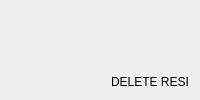
         <widget class="QWidget" name="tab_6">
          <attribute name="title">
           <string>DELETE</string>
          </attribute>
          <layout class="QHBoxLayout" name="horizontalLayout_2">
           <item>
            <widget class="QWidget" name="widget_4" native="true">
             <widget class="QPushButton" name="deletebtn">
              <property name="geometry">
               <rect>
                <x>530</x>
                <y>290</y>
                <width>141</width>
                <height>51</height>
               </rect>
              </property>
              <property name="styleSheet">
               <string notr="true">QPushButton {
	font: 700 italic 10pt &quot;Times New Roman&quot;;
    background: qlineargradient(x1:0, y1:0, x2:0, y2:1,
                                stop:0 #00ff66, stop:1 #009933);
    color: white;
    border: 1px solid #007a29;
    border-radius: 12px;
    padding: 6px;
}
QPushButton :hover {
    background: qlineargradient(x1:0, y1:0, x2:0, y2:1,
                                stop:0 #33ff99, stop:1 #00cc44);
}

QPushButton:pressed {
    background: qlineargradient(x1:0, y1:0, x2:0, y2:1,
                                stop:0 #00cc44, stop:1 #007a29);
}
</string>
              </property>
              <property name="text">
               <string>DELETE</string>
              </property>
             </widget>
             <widget class="QLineEdit" name="DeleteRESIDENT">
              <property name="geometry">
               <rect>
                <x>270</x>
                <y>160</y>
                <width>351</width>
                <height>51</height>
               </rect>
              </property>
              <property name="styleSheet">
               <string notr="true">QLineEdit {
    background-color: white;
    border: 2px solid #e0e0e0;
    border-radius: 8px;
    padding: 8px;
    font-size: 14px;
    color: #333;
}

QLineEdit:hover {
    border: 2px solid #29b6f6;
    background-color: #f9f9f9;
}

QLineEdit:focus {
    border: 2px solid #0d47a1;
    background-color: white;
}</string>
              </property>
             </widget>
             <widget class="QPushButton" name="pushButton_5">
              <property name="geometry">
               <rect>
                <x>660</x>
                <y>160</y>
                <width>141</width>
                <height>51</height>
               </rect>
              </property>
              <property name="styleSheet">
               <string notr="true">QPushButton {
	font: 700 italic 10pt &quot;Times New Roman&quot;;
    background: qlineargradient(x1:0, y1:0, x2:0, y2:1,
                                stop:0 #00ff66, stop:1 #009933);
    color: white;
    border: 1px solid #007a29;
    border-radius: 12px;
    padding: 6px;
}
QPushButton :hover {
    background: qlineargradient(x1:0, y1:0, x2:0, y2:1,
                                stop:0 #33ff99, stop:1 #00cc44);
}

QPushButton:pressed {
    background: qlineargradient(x1:0, y1:0, x2:0, y2:1,
                                stop:0 #00cc44, stop:1 #007a29);
}
</string>
              </property>
              <property name="text">
               <string>Search</string>
              </property>
             </widget>
             <widget class="QLineEdit" name="lineEdit_32">
              <property name="geometry">
               <rect>
                <x>100</x>
                <y>160</y>
                <width>131</width>
                <height>51</height>
               </rect>
              </property>
              <property name="styleSheet">
               <string notr="true">QLineEdit {
	font: 700 italic 10pt &quot;Times New Roman&quot;;
	color: white;
    background: qlineargradient(
        x1: 0, y1: 0, x2: 1, y2: 1,
        stop: 0 #001F3F,   
        stop: 1 #004080   
    );
    border: 1px solid #003366; 
    border-radius: 12px;    
    padding: 6px

}</string>
              </property>
              <property name="text">
               <string>ID :</string>
              </property>
             </widget>
             <widget class="QLabel" name="label_24">
              <property name="geometry">
               <rect>
                <x>750</x>
                <y>30</y>
                <width>121</width>
                <height>81</height>
               </rect>
              </property>
              <property name="styleSheet">
               <string notr="true">background:transparent;</string>
              </property>
              <property name="text">
               <string/>
              </property>
              <property name="pixmap">
               <pixmap>../../Downloads/Capture_d_écran_2025-09-29_075328-removebg-preview.png</pixmap>
              </property>
              <property name="scaledContents">
               <bool>true</bool>
              </property>
             </widget>
             <widget class="QLabel" name="label_25">
              <property name="geometry">
               <rect>
                <x>100</x>
                <y>40</y>
                <width>601</width>
                <height>61</height>
               </rect>
              </property>
              <property name="styleSheet">
               <string notr="true">font: 700 italic 36pt &quot;Times New Roman&quot;;</string>
              </property>
              <property name="text">
               <string>DELETE RESIDENT</string>
              </property>
             </widget>
            </widget>
           </item>
          </layout>
         </widget>
